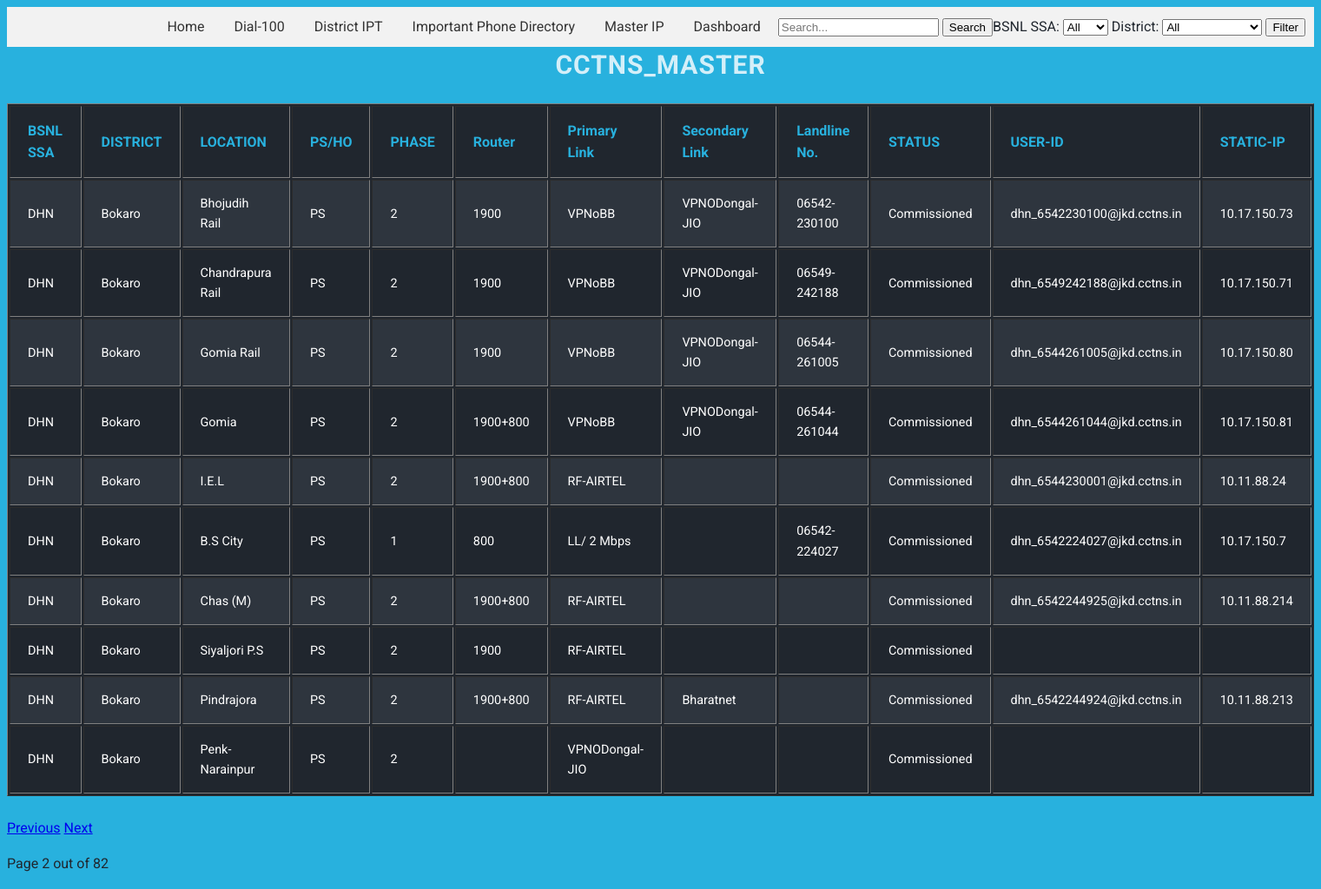
Page /cctns/index.php?page=2 on the committed database.
### tables this page shows
CREATE TABLE `cctns_master` (
  `id` int(11) NOT NULL,
  `BSNL_SSA` varchar(255) DEFAULT NULL,
  `DISTRICT` varchar(255) DEFAULT NULL,
  `LOCATION` varchar(255) DEFAULT NULL,
  `PS_HO` varchar(255) DEFAULT NULL,
  `PHASE` varchar(255) DEFAULT NULL,
  `Router` varchar(255) DEFAULT NULL,
  `VoIP` varchar(255) DEFAULT NULL,
  `Video_Conference` varchar(255) DEFAULT NULL,
  `Primary_Link` varchar(255) DEFAULT NULL,
  `Secondary_Link` varchar(255) DEFAULT NULL,
  `DATE` date DEFAULT NULL,
  `Landline_No` varchar(20) DEFAULT NULL,
  `STATUS` varchar(50) DEFAULT NULL,
  `USER_ID` varchar(50) DEFAULT NULL,
  `STATIC_IP` varchar(50) DEFAULT NULL
);

### cctns/index.php (the view, shortened to what this page needs)
<?php
$connection = mysqli_connect(DB_HOST, DB_USER, DB_PASSWORD, DB_NAME, DB_PORT);
$currentPage = isset($_GET['page']) ? (int)$_GET['page'] : 1;
$recordsPerPage = 10;
$startFrom = ($currentPage - 1) * $recordsPerPage;
$query = "SELECT * FROM cctns_master WHERE 1=1";
$query .= " LIMIT $startFrom, $recordsPerPage";
$result = mysqli_query($connection, $query);
$totalRecordsQuery = "SELECT COUNT(*) as total FROM cctns_master WHERE 1=1";
$totalRecordsResult = mysqli_query($connection, $totalRecordsQuery);
$totalRecordsRow = mysqli_fetch_assoc($totalRecordsResult);
$totalRecords = $totalRecordsRow['total'];
$totalPages = ceil($totalRecords / $recordsPerPage);
?>
<!DOCTYPE html>
<html>
<head>
    <link rel="stylesheet" href="css/style.css">
	<link rel="stylesheet" href="css/menu.css">
</head>
<body>
 <nav>
        <ul>
            <li><a href="index.php">Home</a></li>
			<li><a href="../index.php">Dial-100</a></li>
            <li><a href="../allipphones.php">District IPT</a></li>
			<li><a href="../directory.php">Important Phone Directory</a></li>
			<li><a href="../master/index.php">Master IP</a></li>
			<li><a href="../dashboard.php">Dashboard</a></li>
        </ul>
       <form action="index.php" method="GET" class="filter-form">
    <input type="text" name="search" placeholder="Search..." class="search-input">
    <button type="submit" class="search-button">Search</button>
</form>
			<div class="filter-form">
        <form action="index.php" method="GET">
            <label for="ssa">BSNL SSA:</label>
            <select name="ssa" id="ssa">
                <option value="">All</option>
            </select>
            <label for="district">District:</label>
            <select name="district" id="district">
                <option value="">All</option>
            </select>
            <button type="submit">Filter</button>
        </form>
    </div>
    </nav>
    <h1>cctns_master </h1>
    <table border="1">
        <tr>
            <th>BSNL SSA</th>
            <th>DISTRICT</th>
            <th>LOCATION</th>
            <th>PS/HO</th>
            <th>PHASE</th>
            <th>Router</th>
            <th>Primary Link</th>
            <th>Secondary Link</th>
            <th>Landline No.</th>
            <th>STATUS</th>
            <th>USER-ID</th>
            <th>STATIC-IP</th>
        </tr>
        <?php
        while ($row = mysqli_fetch_assoc($result)) {
            echo "<tr>";
            echo "<td>{$row['BSNL_SSA']}</td>";
            echo "<td>{$row['DISTRICT']}</td>";
            echo "<td>{$row['LOCATION']}</td>";
            echo "<td>{$row['PS_HO']}</td>";
            echo "<td>{$row['PHASE']}</td>";
            echo "<td>{$row['Router']}</td>";
            echo "<td>{$row['Primary_Link']}</td>";
            echo "<td>{$row['Secondary_Link']}</td>";
            echo "<td>{$row['Landline_No']}</td>";
            echo "<td>{$row['STATUS']}</td>";
            echo "<td>{$row['USER_ID']}</td>";
            echo "<td>{$row['STATIC_IP']}</td>";
            echo "</tr>";
        }
        ?>
    </table>
	<footer>
    <div class="pagination">
        <?php if ($currentPage > 1) { ?>
            <a href="index.php?page=<?php echo $currentPage - 1; ?>" class="pagination-link">Previous</a>
        <?php } ?>
        <?php if ($currentPage < $totalPages) { ?>
            <a href="index.php?page=<?php echo $currentPage + 1; ?>" class="pagination-link">Next</a>
        <?php } ?>
        <p class="pagination-info">Page <?php echo $currentPage; ?> out of <?php echo $totalPages; ?></p>
    </div>
</footer>
</body>
</html>

### cctns/css/style.css (style rules this page uses)
html { font-size: 62.5%; }
body { font-family: 'Roboto', 'Helvetica Neue', Helvetica, Arial, sans-serif; font-size: 1.6rem; line-height: 1.6; color: #20262e; background-color: #28b1de; -webkit-font-smoothing: antialiased; -moz-osx-font-smoothing: grayscale; }
h1 { text-align: center; font-size: 3rem; color: rgba(255, 255, 255, .8); text-transform: uppercase; line-height: 1.375; margin: 0 0 2.4rem 0; letter-spacing: 1px; }
table { width: 100%; min-width: 300px; margin-bottom: 2.4rem; background-color: #20262e; color: #fff; overflow: hidden; }
table tr:nth-child(even) { background-color: rgb(46, 53, 62); }
table th, table td:before { color: #28b1de; }
table th { display: none; }
table th, table td { margin: .5rem 2rem; text-align: left; }
table td { display: block; font-size: 90%; }
table td:first-child { padding-top: 1rem; }
table td:last-child { padding-bottom: 1rem; }
table td:before { content: attr(data-th) ':\00a0'; font-weight: bold; min-width: 8rem; display: inline-block; }
@media (min-width: 600px) { table td:before { display: none; } }
@media (min-width: 600px) { table th, table td { display: table-cell; } }
@media (min-width: 600px) { table th, table td, table td:first-child, table td:last-child { padding: 1.5rem 2rem; } }

### cctns/css/menu.css (style rules this page uses)
nav { display: flex; justify-content: flex-end; align-items: center; background-color: #f2f2f2; padding: 10px; }
nav ul { list-style: none; margin: 0; padding: 0; }
nav ul li { display: inline-block; margin-right: 10px; }
nav ul li a { text-decoration: none; color: #333; padding: 5px 10px; }

### rows in the picture
cctns_master: BSNL_SSA "DHN", DISTRICT "Bokaro", LOCATION "Bhojudih Rail", PS_HO "PS", PHASE "2", Router "1900", Primary_Link "VPNoBB", Secondary_Link "VPNODongal-JIO", Landline_No "06542-230100", STATUS "Commissioned", USER_ID "dhn_6542230100@jkd.cctns.in", STATIC_IP "10.17.150.73"
cctns_master: BSNL_SSA "DHN", DISTRICT "Bokaro", LOCATION "Chandrapura Rail", PS_HO "PS", PHASE "2", Router "1900", Primary_Link "VPNoBB", Secondary_Link "VPNODongal-JIO", Landline_No "06549-242188", STATUS "Commissioned", USER_ID "dhn_6549242188@jkd.cctns.in", STATIC_IP "10.17.150.71"
cctns_master: BSNL_SSA "DHN", DISTRICT "Bokaro", LOCATION "Gomia Rail", PS_HO "PS", PHASE "2", Router "1900", Primary_Link "VPNoBB", Secondary_Link "VPNODongal-JIO", Landline_No "06544-261005", STATUS "Commissioned", USER_ID "dhn_6544261005@jkd.cctns.in", STATIC_IP "10.17.150.80"
cctns_master: BSNL_SSA "DHN", DISTRICT "Bokaro", LOCATION "Gomia", PS_HO "PS", PHASE "2", Router "1900+800", Primary_Link "VPNoBB", Secondary_Link "VPNODongal-JIO", Landline_No "06544-261044", STATUS "Commissioned", USER_ID "dhn_6544261044@jkd.cctns.in", STATIC_IP "10.17.150.81"
cctns_master: BSNL_SSA "DHN", DISTRICT "Bokaro", LOCATION "I.E.L", PS_HO "PS", PHASE "2", Router "1900+800", Primary_Link "RF-AIRTEL", STATUS "Commissioned", USER_ID "dhn_6544230001@jkd.cctns.in", STATIC_IP "10.11.88.24"
cctns_master: BSNL_SSA "DHN", DISTRICT "Bokaro", LOCATION "B.S City", PS_HO "PS", PHASE "1", Router "800", Primary_Link "LL/ 2 Mbps", Landline_No "06542-224027", STATUS "Commissioned", USER_ID "dhn_6542224027@jkd.cctns.in", STATIC_IP "10.17.150.7"
cctns_master: BSNL_SSA "DHN", DISTRICT "Bokaro", LOCATION "Chas (M)", PS_HO "PS", PHASE "2", Router "1900+800", Primary_Link "RF-AIRTEL", STATUS "Commissioned", USER_ID "dhn_6542244925@jkd.cctns.in", STATIC_IP "10.11.88.214"
cctns_master: BSNL_SSA "DHN", DISTRICT "Bokaro", LOCATION "Siyaljori P.S", PS_HO "PS", PHASE "2", Router "1900", Primary_Link "RF-AIRTEL", STATUS "Commissioned"
cctns_master: BSNL_SSA "DHN", DISTRICT "Bokaro", LOCATION "Pindrajora", PS_HO "PS", PHASE "2", Router "1900+800", Primary_Link "RF-AIRTEL", Secondary_Link "Bharatnet", STATUS "Commissioned", USER_ID "dhn_6542244924@jkd.cctns.in", STATIC_IP "10.11.88.213"
cctns_master: BSNL_SSA "DHN", DISTRICT "Bokaro", LOCATION "Penk- Narainpur", PS_HO "PS", PHASE "2", Primary_Link "VPNODongal-JIO", STATUS "Commissioned"

### other values in the picture
$currentPage "2"
$totalPages "82"
